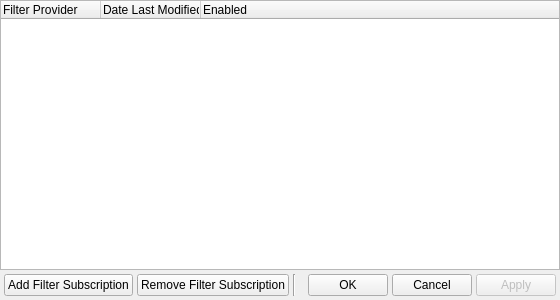
<?xml version="1.0" encoding="UTF-8"?>
<ui version="4.0">
 <class>DialogSecuritySubscriptions</class>
 <widget class="QDialog" name="DialogSecuritySubscriptions">
  <property name="geometry">
   <rect>
    <x>0</x>
    <y>0</y>
    <width>560</width>
    <height>300</height>
   </rect>
  </property>
  <property name="minimumSize">
   <size>
    <width>560</width>
    <height>300</height>
   </size>
  </property>
  <property name="maximumSize">
   <size>
    <width>560</width>
    <height>300</height>
   </size>
  </property>
  <property name="windowTitle">
   <string>Security Filter Subscriptions</string>
  </property>
  <property name="windowIcon">
   <iconset resource="../Resource.qrc">
    <normaloff>:/Resource/Security/SubscribeRules.png</normaloff>:/Resource/Security/SubscribeRules.png</iconset>
  </property>
  <property name="autoFillBackground">
   <bool>true</bool>
  </property>
  <layout class="QGridLayout" name="gridLayout_2">
   <property name="margin">
    <number>0</number>
   </property>
   <property name="spacing">
    <number>0</number>
   </property>
   <item row="0" column="0">
    <widget class="QTreeWidget" name="treeWidgetSubscriptions">
     <column>
      <property name="text">
       <string>Filter Provider</string>
      </property>
     </column>
     <column>
      <property name="text">
       <string>Date Last Modified</string>
      </property>
     </column>
     <column>
      <property name="text">
       <string>Enabled</string>
      </property>
     </column>
    </widget>
   </item>
   <item row="1" column="0">
    <layout class="QGridLayout" name="gridLayoutFooter">
     <property name="margin">
      <number>4</number>
     </property>
     <property name="spacing">
      <number>4</number>
     </property>
     <item row="0" column="6">
      <widget class="QPushButton" name="pushButtonApply">
       <property name="enabled">
        <bool>false</bool>
       </property>
       <property name="text">
        <string>Apply</string>
       </property>
      </widget>
     </item>
     <item row="0" column="0">
      <widget class="QPushButton" name="pushButtonAddSubscription">
       <property name="text">
        <string>Add Filter Subscription</string>
       </property>
       <property name="icon">
        <iconset resource="../Resource.qrc">
         <normaloff>:/Resource/Security/SubscribeRulesAdd.png</normaloff>:/Resource/Security/SubscribeRulesAdd.png</iconset>
       </property>
      </widget>
     </item>
     <item row="0" column="5">
      <widget class="QPushButton" name="pushButtonCancel">
       <property name="text">
        <string>Cancel</string>
       </property>
      </widget>
     </item>
     <item row="0" column="4">
      <widget class="QPushButton" name="pushButtonOK">
       <property name="text">
        <string>OK</string>
       </property>
      </widget>
     </item>
     <item row="0" column="3">
      <spacer name="horizontalSpacerFooter">
       <property name="orientation">
        <enum>Qt::Horizontal</enum>
       </property>
       <property name="sizeHint" stdset="0">
        <size>
         <width>40</width>
         <height>20</height>
        </size>
       </property>
      </spacer>
     </item>
     <item row="0" column="1">
      <widget class="QPushButton" name="pushButtonRemoveSubscription">
       <property name="text">
        <string>Remove Filter Subscription</string>
       </property>
       <property name="icon">
        <iconset resource="../Resource.qrc">
         <normaloff>:/Resource/Security/SubscribeRulesRemove.png</normaloff>:/Resource/Security/SubscribeRulesRemove.png</iconset>
       </property>
      </widget>
     </item>
     <item row="0" column="2">
      <widget class="Line" name="lineFooterSpacer">
       <property name="orientation">
        <enum>Qt::Vertical</enum>
       </property>
      </widget>
     </item>
    </layout>
   </item>
  </layout>
 </widget>
 <resources>
  <include location="../Resource.qrc"/>
 </resources>
 <connections/>
</ui>
